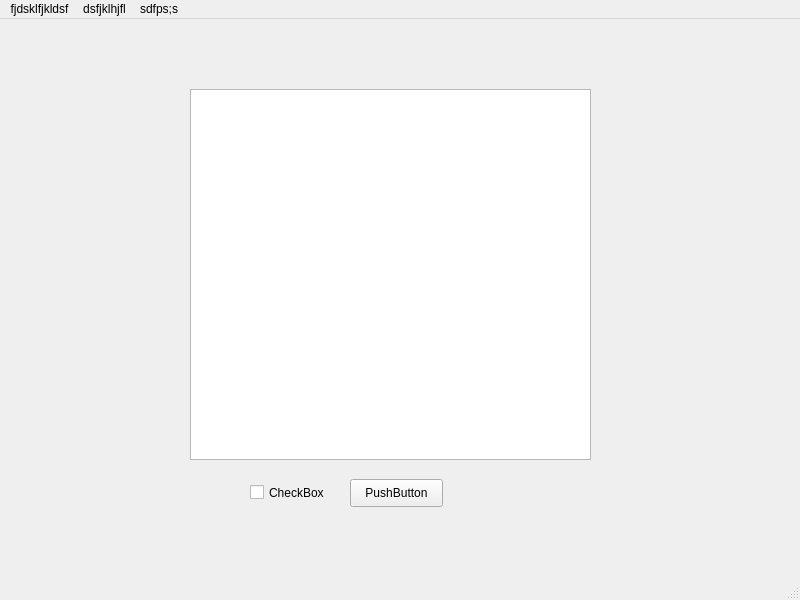
<?xml version="1.0" encoding="UTF-8"?>
<ui version="4.0">
 <class>MainWindow</class>
 <widget class="QMainWindow" name="MainWindow">
  <property name="geometry">
   <rect>
    <x>0</x>
    <y>0</y>
    <width>800</width>
    <height>600</height>
   </rect>
  </property>
  <property name="windowTitle">
   <string>MainWindow</string>
  </property>
  <widget class="QWidget" name="centralwidget">
   <widget class="QPushButton" name="pushButton">
    <property name="geometry">
     <rect>
      <x>350</x>
      <y>460</y>
      <width>93</width>
      <height>28</height>
     </rect>
    </property>
    <property name="text">
     <string>PushButton</string>
    </property>
   </widget>
   <widget class="QListView" name="listView">
    <property name="geometry">
     <rect>
      <x>190</x>
      <y>70</y>
      <width>401</width>
      <height>371</height>
     </rect>
    </property>
   </widget>
   <widget class="QCheckBox" name="checkBox">
    <property name="geometry">
     <rect>
      <x>250</x>
      <y>458</y>
      <width>85</width>
      <height>31</height>
     </rect>
    </property>
    <property name="text">
     <string>CheckBox</string>
    </property>
   </widget>
  </widget>
  <widget class="QMenuBar" name="menubar">
   <property name="geometry">
    <rect>
     <x>0</x>
     <y>0</y>
     <width>800</width>
     <height>25</height>
    </rect>
   </property>
   <widget class="QMenu" name="menufjdsklfjkldsf">
    <property name="title">
     <string>fjdsklfjkldsf</string>
    </property>
    <addaction name="separator"/>
   </widget>
   <widget class="QMenu" name="menudsfjklhjfl">
    <property name="title">
     <string>dsfjklhjfl</string>
    </property>
    <addaction name="separator"/>
   </widget>
   <widget class="QMenu" name="menusdfps_s">
    <property name="title">
     <string>sdfps;s</string>
    </property>
   </widget>
   <addaction name="menufjdsklfjkldsf"/>
   <addaction name="menudsfjklhjfl"/>
   <addaction name="menusdfps_s"/>
  </widget>
  <widget class="QStatusBar" name="statusbar"/>
 </widget>
 <resources/>
 <connections/>
</ui>
